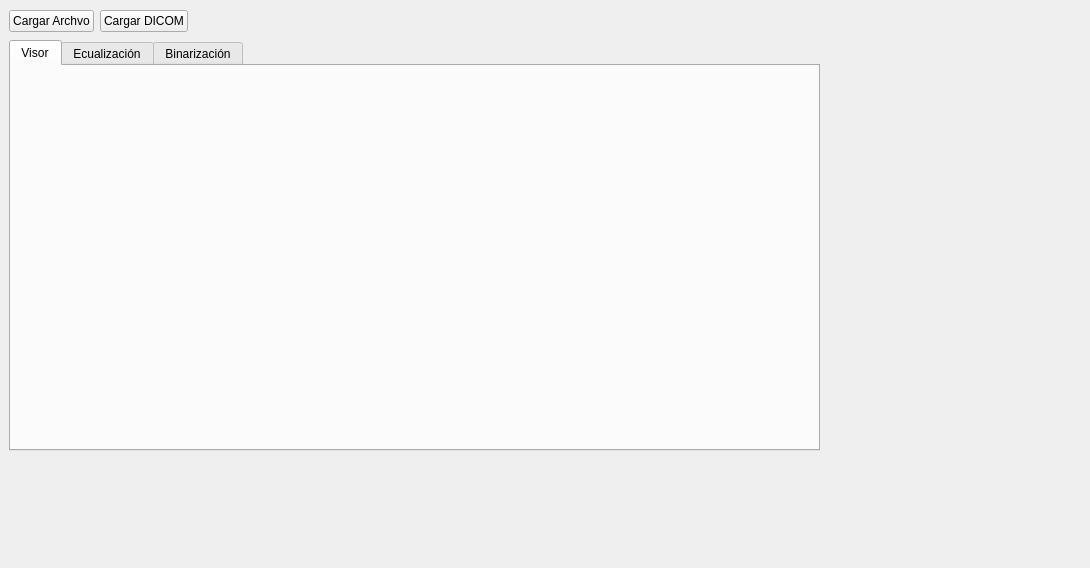
<?xml version="1.0" encoding="UTF-8"?>
<ui version="4.0">
 <class>Form</class>
 <widget class="QWidget" name="Form">
  <property name="geometry">
   <rect>
    <x>0</x>
    <y>0</y>
    <width>1090</width>
    <height>568</height>
   </rect>
  </property>
  <property name="windowTitle">
   <string>Form</string>
  </property>
  <widget class="QWidget" name="horizontalLayoutWidget">
   <property name="geometry">
    <rect>
     <x>9</x>
     <y>9</y>
     <width>861</width>
     <height>25</height>
    </rect>
   </property>
   <layout class="QHBoxLayout" name="horizontalLayout">
    <item>
     <widget class="QPushButton" name="btn_archivo">
      <property name="text">
       <string>Cargar Archvo</string>
      </property>
     </widget>
    </item>
    <item>
     <widget class="QPushButton" name="btn_dicom">
      <property name="text">
       <string>Cargar DICOM</string>
      </property>
     </widget>
    </item>
    <item>
     <spacer name="horizontalSpacer">
      <property name="orientation">
       <enum>Qt::Horizontal</enum>
      </property>
      <property name="sizeHint" stdset="0">
       <size>
        <width>40</width>
        <height>20</height>
       </size>
      </property>
     </spacer>
    </item>
   </layout>
  </widget>
  <widget class="QTabWidget" name="tabWidget">
   <property name="geometry">
    <rect>
     <x>9</x>
     <y>40</y>
     <width>811</width>
     <height>411</height>
    </rect>
   </property>
   <property name="currentIndex">
    <number>0</number>
   </property>
   <widget class="QWidget" name="tab">
    <attribute name="title">
     <string>Visor</string>
    </attribute>
   </widget>
   <widget class="QWidget" name="tab_2">
    <attribute name="title">
     <string>Ecualización</string>
    </attribute>
   </widget>
   <widget class="QWidget" name="tab_3">
    <attribute name="title">
     <string>Binarización</string>
    </attribute>
   </widget>
  </widget>
 </widget>
 <resources/>
 <connections/>
</ui>
